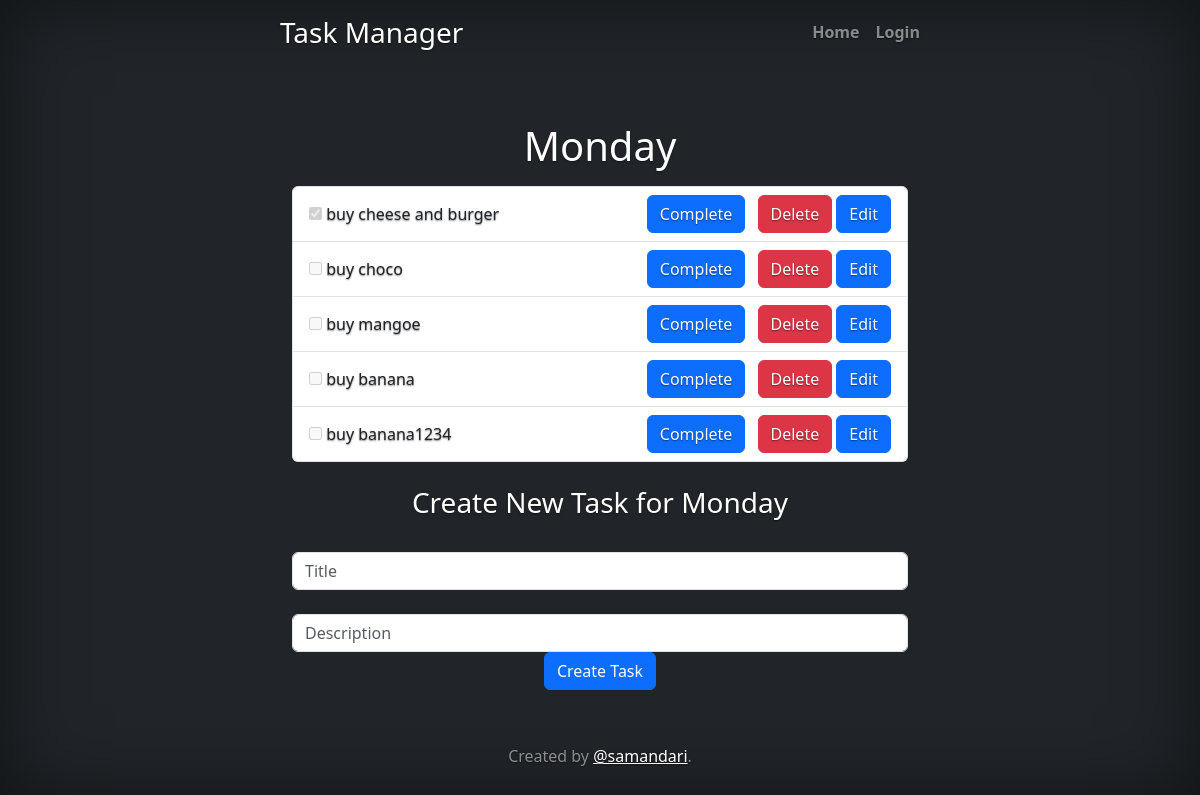
The page /create-task/3 on the database its author committed.
### main.py (models this page shows)
class List(db.Model):
    __tablename__ = "lists"
    id = db.Column(db.Integer, primary_key=True)
    name = db.Column(db.String(250), nullable=False)
    date = db.Column(db.DateTime, nullable=False, default=datetime.utcnow)
    user_id = db.Column(db.Integer, db.ForeignKey("users.id"))
    user = db.relationship("User", back_populates="lists")
    tasks = db.relationship('Task', back_populates="list")

class Task(db.Model):
    __tablename__ = "tasks"
    id = db.Column(db.Integer, primary_key=True)
    title = db.Column(db.String(100), nullable=False)
    description = db.Column(db.String(200))
    completed = db.Column(db.Boolean, default=False)
    list_id = db.Column(db.Integer, db.ForeignKey('lists.id'), nullable=False)
    list = db.relationship("List", back_populates="tasks")
    user_id = db.Column(db.Integer, db.ForeignKey("users.id"))
    user = db.relationship("User", back_populates="tasks")

### main.py (the view, shortened to what this page needs)
@login_required
@app.route('/create-task/<int:id_list>', methods=['GET', 'POST'])
def show_list(id_list):
    form = TaskForm()
    the_list = List.query.get(id_list)
    return render_template("list.html", form=form, list_=the_list, edit=False)

### forms.py
class TaskForm(FlaskForm):
    title = StringField(label="", validators=[DataRequired()],
                        render_kw={"placeholder": "Title"})
    description = StringField(label="",
                              render_kw={"placeholder": "Description"})
    submit = SubmitField("Create Task")

### templates/list.html
{% import "bootstrap/wtf.html" as wtf %}
{% include "header.html" %}
    <div class="container">
        <h1 class="mt-3">{{list_.name}}</h1>
        <ul class="list-group mt-3">
            {% for task in list_.tasks %}
                <li class="list-group-item d-flex justify-content-between align-items-center">
                    <div>
                        <input type="checkbox" {% if task.completed %}checked{% endif %} disabled>
                        {{ task.title }}
                    </div>
                    <div>
                        <a href="{{ url_for('complete_task', id_task=task.id) }}" class="btn btn-primary me-2">Complete</a>
                        <a href="{{ url_for('delete_task', id_task=task.id) }}" class="btn btn-danger">Delete</a>
                        <a href="{{ url_for('edit_task', id_task=task.id) }}" class="btn btn-primary">Edit</a>
                    </div>
                </li>
            {% endfor %}
        </ul>
        {% if edit %}
         <h3 class="mt-4">Edit Task {{ task.title }}</h3>
        {% else %}
         <h3 class="mt-4">Create New Task for {{list_.name}}</h3>
        {% endif %}
        {{ wtf.quick_form(form, novalidate=True, button_map={"submit": "primary"}) }}
    </div>
{% include "footer.html" %}

### static/css/index.css (style rules this page uses)
body { text-shadow: 0 .05rem .1rem rgba(0, 0, 0, .5); box-shadow: inset 0 0 5rem rgba(0, 0, 0, .5); }

### static/css/login.css (style rules this page uses)
html, body { height: 100%; }

### rows shown on the page
List: name "Monday"
Task: completed "☑", title "buy cheese and burger"
Task: title "buy choco"
Task: title "buy mangoe"
Task: title "buy banana"
Task: title "buy banana1234"
